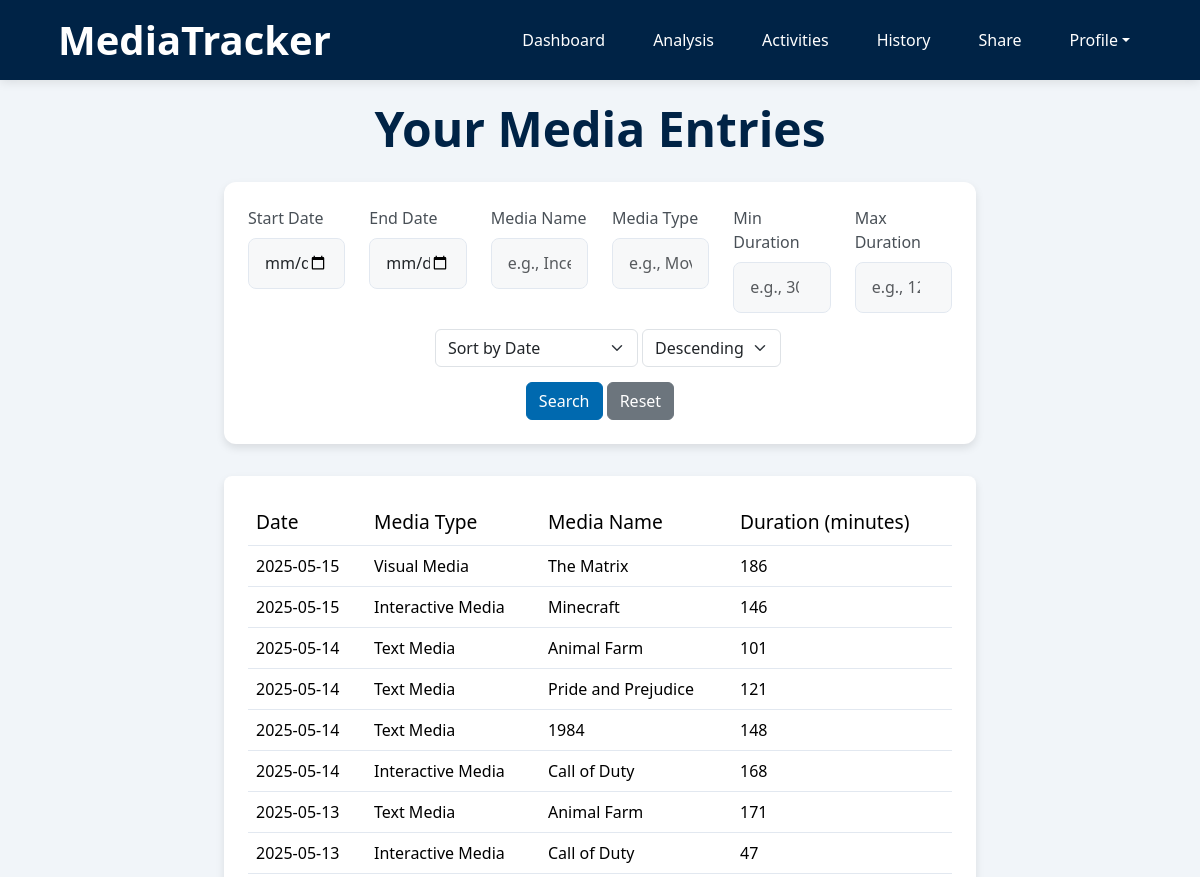
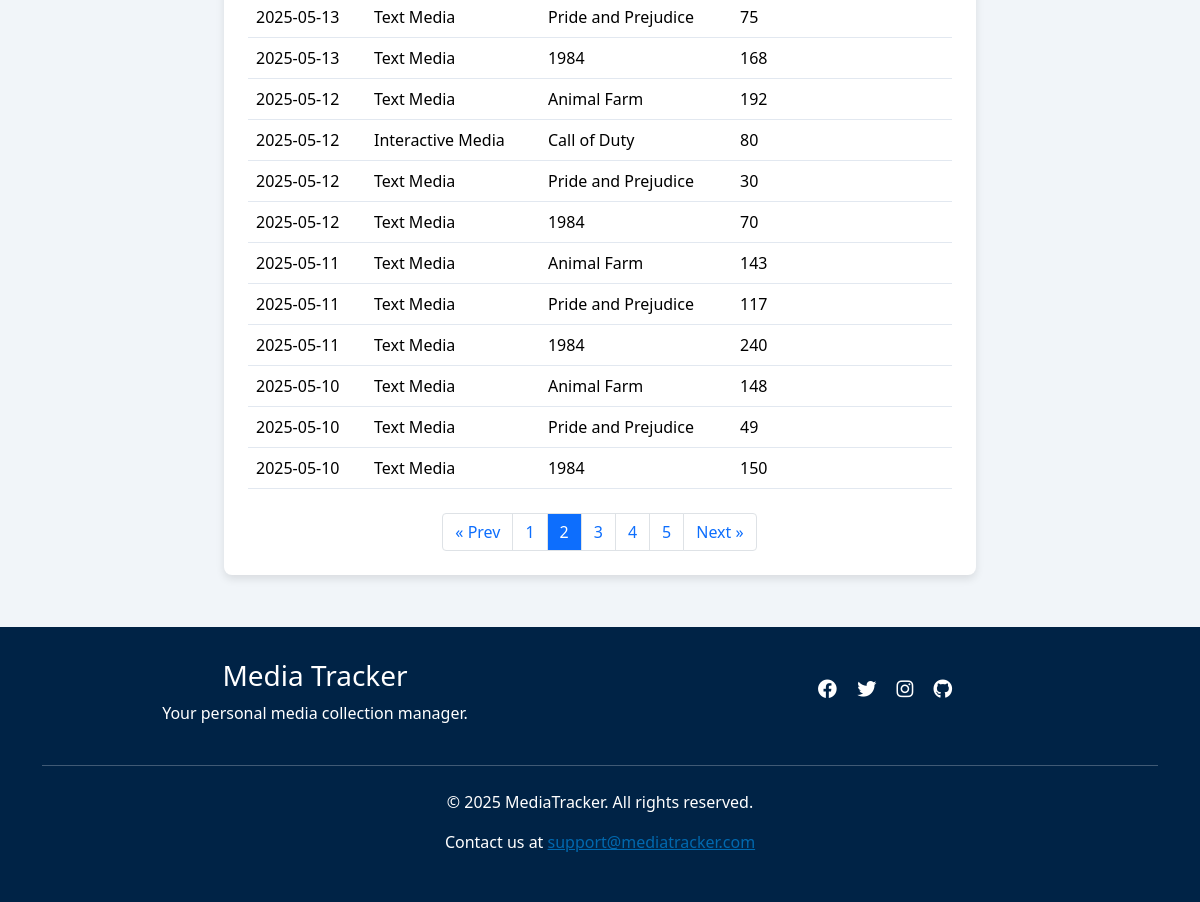
Page /viewdata?page=2 (signed in) on the committed database (2 pictures, top to bottom).
### app/models.py (models this page shows)
class Entries(db.Model):
    __tablename__ = 'Entries'
    id = db.Column(db.Integer, primary_key=True)
    activity_id = db.Column(db.Integer, db.ForeignKey('Activities.id'), nullable=True)
    date = db.Column(db.Date, nullable=False)
    duration = db.Column(db.Integer, nullable=False)
    comment = db.Column(db.Text, nullable=True)

class Activities(db.Model):
    __tablename__ = 'Activities'
    id = db.Column(db.Integer, primary_key=True)
    username = db.Column(db.String(80), db.ForeignKey('Users.username'), nullable=False)
    media_type = db.Column(db.String(50), nullable=False)
    media_subtype = db.Column(db.String(50), nullable=True)
    media_name = db.Column(db.String(120), nullable=False)
    status = db.Column(db.String(20), nullable=False, default='ongoing')
    start_date = db.Column(db.Date, nullable=True)
    end_date = db.Column(db.Date, nullable=True)
    rating = db.Column(db.Float, nullable=True)
    comment = db.Column(db.Text, nullable=True)
    media_entries = db.relationship('Entries', backref='activity')

### app/routes.py (the view)
@blueprint.route('/viewdata', methods=['GET'])
@login_required
def viewdata():
    result = get_entries(current_user.username, request)
    if result: return result

### app/forms.py
class DeleteEntryForm(FlaskForm):
    entry_id = HiddenField('Entry ID', validators=[DataRequired()])
    submit = SubmitField('Delete Entry')

### app/models.py (called while the page is built)
@login.user_loader
def load_user(username):
    return db.session.get(Users, username)

### app/templates/viewdata.html (shortened to what this page needs)
{% extends "base.html" %}
{% block content %}
<div class="page-container">
    {% if current_user.username == username %}
        <h2 class="text-center page-title">Your Media Entries</h2>
    {% else %}
        <h2 class="text-center page-title">{{ username }}'s Media Entries</h2>
    {% endif %}
    <section class="section wow fadeIn" data-wow-duration="0.2s" data-wow-delay="0.05s">
        <form action="{{ url_for('main.viewdata') }}" method="GET">
            <div class="row">
                <div class="col-md-2">
                    <label for="start_date" class="form-label">Start Date</label>
                    <input type="date" id="start_date" name="start_date" class="form-control" value="{{ request.args.get('start_date', '') }}">
                </div>
                <div class="col-md-2">
                    <label for="end_date" class="form-label">End Date</label>
                    <input type="date" id="end_date" name="end_date" class="form-control" value="{{ request.args.get('end_date', '') }}">
                </div>
                <div class="col-md-2">
                    <label for="media_name" class="form-label">Media Name</label>
                    <input type="text" id="media_name" name="media_name" class="form-control" placeholder="e.g., Inception" value="{{ request.args.get('media_name', '') }}">
                </div>
                <div class="col-md-2">
                    <label for="media_type" class="form-label">Media Type</label>
                    <input type="text" id="media_type" name="media_type" class="form-control" placeholder="e.g., Movie" value="{{ request.args.get('media_type', '') }}">
                </div>
                <div class="col-md-2">
                    <label for="min_duration" class="form-label">Min Duration</label>
                    <input type="number" id="min_duration" name="min_duration" class="form-control" placeholder="e.g., 30" value="{{ request.args.get('min_duration', '') }}">
                </div>
                <div class="col-md-2">
                    <label for="max_duration" class="form-label">Max Duration</label>
                    <input type="number" id="max_duration" name="max_duration" class="form-control" placeholder="e.g., 120" value="{{ request.args.get('max_duration', '') }}">
                </div>
            </div>
            <div class="row mt-3">
                <div class="sort text-center">
                    <select name="sort_field" class="form-select d-inline-block w-auto ms-3" style="display:inline-block; width:auto;">
                        <option value="date" {% if request.args.get('sort_field', 'date') == 'date' %}selected{% endif %}>Sort by Date</option>
                    </select>
                    <select name="sort_order" class="form-select d-inline-block w-auto" style="display:inline-block; width:auto;">
                        <option value="desc" {% if request.args.get('sort_order', 'desc') == 'desc' %}selected{% endif %}>Descending</option>
                    </select>
                </div>
                <div class="col-md-12 text-center">
                    <button type="submit" class="btn btn-primary">Search</button>
                    <a href="{{ url_for('main.viewdata') }}" class="btn btn-secondary">Reset</a>
                </div>
            </div>
        </form>
    </section>
    <section class="table-section wow fadeIn" data-wow-duration="0.2s" data-wow-delay="0.1">
        <table class="table hover">
            <thead>
                <tr>
                    <th class="wow fadeInUp" data-wow-duration="0.2s" data-wow-delay="0.1s">Date</th>
                    <th class="wow fadeInUp" data-wow-duration="0.2s" data-wow-delay="0.15s">Media Type</th>
                    <th class="wow fadeInUp" data-wow-duration="0.2s" data-wow-delay="0.2s">Media Name</th>
                    <th class="wow fadeInUp" data-wow-duration="0.2s" data-wow-delay="0.25s">Duration (minutes)</th>
                </tr>
            </thead>
            <tbody>
                {% for entry in entries %}
                <tr class="entry-row wow animate__animated" data-wow-duration="0.5s">
                    <td class="wow fadeInUp" data-wow-duration="0.2s" data-wow-delay="0.1s">{{ entry.date }}</td>
                    <td class="wow fadeInUp" data-wow-duration="0.2s" data-wow-delay="0.15s">{{ entry.activity.media_type }}</td>
                    <td class="wow fadeInUp" data-wow-duration="0.2s" data-wow-delay="0.2s">{{ entry.activity.media_name }}</td>
                    <td class="wow fadeInUp" data-wow-duration="0.2s" data-wow-delay="0.25s">{{ entry.duration }}</td>
                </tr>
                {% endfor %}
            </tbody>
        </table>
        {% if total_pages > 1 %}
            <nav aria-label="Pagination">
            <ul class="pagination justify-content-center mt-4">
                {% if page > 1 %}
                <li class="page-item">
                    <a class="page-link"
                    href="{{ url_for(request.endpoint, page=page-1, **request_args) }}">
                    &laquo; Prev
                    </a>
                </li>
                {% endif %}
                {% for p in range(1, total_pages+1) %}
                <li class="page-item {% if p==page %}active{% endif %}">
                    <a class="page-link"
                    href="{{ url_for(request.endpoint, page=p, **request_args) }}">
                    {{ p }}
                    </a>
                </li>
                {% endfor %}
                {% if page < total_pages %}
                <li class="page-item">
                    <a class="page-link"
                    href="{{ url_for(request.endpoint, page=page+1, **request_args) }}">
                    Next &raquo;
                    </a>
                </li>
                {% endif %}
            </ul>
            </nav>
            {% endif %}
    </section>
</div>
{% endblock %}

### app/static/styles.css (style rules this page uses)
:root { --primary-color: #0069af; --secondary-color: #002346; --background-color:#f1f5f9; --light-border: #e2e8f0; }
body { font-family: 'Segoe UI', Tahoma, Geneva, Verdana, sans-serif; background-color: var(--background-color); }
nav ul { display: flex; list-style: none; margin: 0; padding: 0; }
nav ul li { margin-left: 1.5rem; }
nav ul li a { color: white; text-decoration: none; font-weight: 500; transition: color 0.3s; padding: 0.5rem 0.75rem; border-radius: 4px; }
html, body { height: 100%; margin: 0; padding: 0; }
body { display: flex; flex-direction: column; }
table { width: 100%; border-collapse: collapse; }
th { background-color: #ffffff; padding: 0.75rem 1rem; text-align: left; font-weight: 500; color: #495057; border-bottom: 1px solid var(--light-border); font-size: 1.2rem; }
td { padding: 0.75rem; border-bottom: 1px solid var(--light-border); vertical-align: middle; }
thead { padding: 0.75rem 1rem; }
.btn-primary { background-color: var(--primary-color); border-color: var(--primary-color); }
.section { background: white; border-radius: 0.75rem; box-shadow: 0 4px 8px rgba(0,0,0,0.1); padding: 1.5rem; margin-bottom: 2rem; }
.page-title { font-size: 3rem; font-weight: bold; margin-bottom: 1.5rem; color: var(--secondary-color); }
.page-container { margin: 0 auto; width: 66%; padding: 20px; }
.pagination .page-item { margin: 0; }
.pagination .page-link { border-radius: 0; margin-left: -1px; border: 1px solid #dee2e6; }
.pagination .page-item:first-child .page-link { border-top-left-radius: 0.25rem; border-bottom-left-radius: 0.25rem; }
.pagination .page-item:last-child .page-link { border-top-right-radius: 0.25rem; border-bottom-right-radius: 0.25rem; }
.table-section { background-color: white; border-radius: 8px; box-shadow: 0 4px 8px rgba(0, 0, 0, 0.1); padding: 1.5rem; margin-bottom: 2rem; overflow-x: auto; }
.form-control { padding: 0.8rem 1rem; border-radius: 8px; border: 1px solid var(--light-border); transition: all 0.3s ease; font-size: 1rem; background-color: #f2f4f59c; }
.form-label { font-weight: 500; margin-bottom: 0.5rem; color: #495057; }
.wow { visibility: hidden; }
.wow.animated { visibility: visible; }
.entry-row { background-color: white; }
.sort { padding-bottom: 15px; }

### rows in the picture
Entries: date "2025-05-15", activity.media_type "Visual Media", activity.media_name "The Matrix", duration "186"
Entries: date "2025-05-15", activity.media_type "Interactive Media", activity.media_name "Minecraft", duration "146"
Entries: date "2025-05-14", activity.media_type "Text Media", activity.media_name "Animal Farm", duration "101"
Entries: date "2025-05-14", activity.media_type "Text Media", activity.media_name "Pride and Prejudice", duration "121"
Entries: date "2025-05-14", activity.media_type "Text Media", activity.media_name "1984", duration "148"
Entries: date "2025-05-14", activity.media_type "Interactive Media", activity.media_name "Call of Duty", duration "168"
Entries: date "2025-05-13", activity.media_type "Text Media", activity.media_name "Animal Farm", duration "171"
Entries: date "2025-05-13", activity.media_type "Interactive Media", activity.media_name "Call of Duty", duration "47"
Entries: date "2025-05-13", activity.media_type "Text Media", activity.media_name "Pride and Prejudice", duration "75"
Entries: date "2025-05-13", activity.media_type "Text Media", activity.media_name "1984", duration "168"
Entries: date "2025-05-12", activity.media_type "Text Media", activity.media_name "Animal Farm", duration "192"
Entries: date "2025-05-12", activity.media_type "Interactive Media", activity.media_name "Call of Duty", duration "80"
Entries: date "2025-05-12", activity.media_type "Text Media", activity.media_name "Pride and Prejudice", duration "30"
Entries: date "2025-05-12", activity.media_type "Text Media", activity.media_name "1984", duration "70"
Entries: date "2025-05-11", activity.media_type "Text Media", activity.media_name "Animal Farm", duration "143"
Entries: date "2025-05-11", activity.media_type "Text Media", activity.media_name "Pride and Prejudice", duration "117"
Entries: date "2025-05-11", activity.media_type "Text Media", activity.media_name "1984", duration "240"
Entries: date "2025-05-10", activity.media_type "Text Media", activity.media_name "Animal Farm", duration "148"
Entries: date "2025-05-10", activity.media_type "Text Media", activity.media_name "Pride and Prejudice", duration "49"
Entries: date "2025-05-10", activity.media_type "Text Media", activity.media_name "1984", duration "150"

### other values in the picture
{{ p }} "1" "2" "3" "4" "5"
